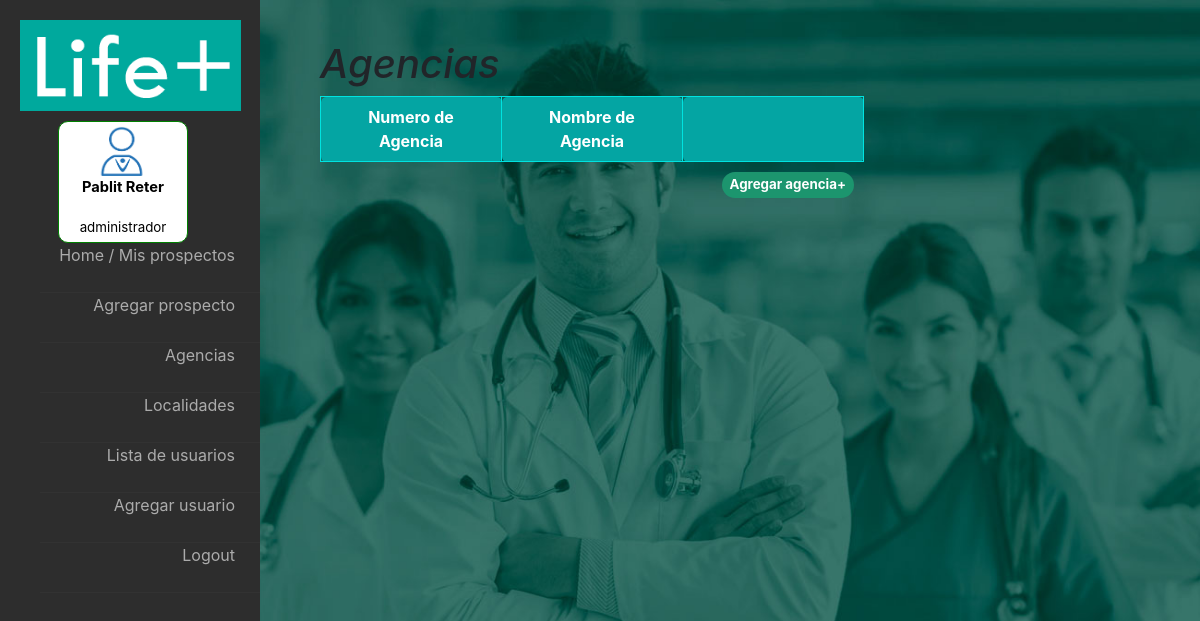
Before: /controllers/veragencias.php (signed in) with the older database file.
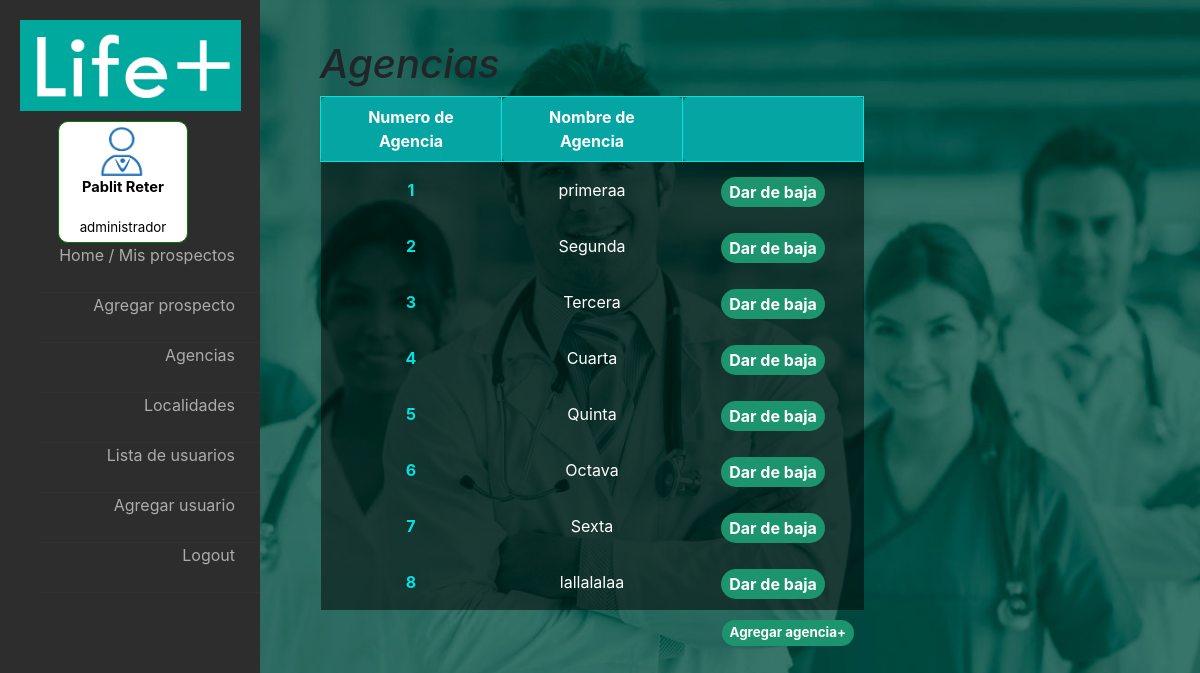
After: the same page with the newer database file.
### tables this page shows
CREATE TABLE `agencias` (
  `id_agencia` int(5) NOT NULL,
  `nombre` varchar(50) NOT NULL,
  `habilitada` int(1) NOT NULL
);

### fw/View.php (called while the page is built)
<?php
abstract class View {
	public function render() {
		include '../html/'.get_class($this).'.php';
	}
}

### controllers/veragencias.php (called while the page is built, shortened)
<?php
require '../views/ListaAgencias.php';
$e = new Agencias;
$todos = $e->getTodas();
$v = new ListaAgencias;
$v->agencias = $todos;
$v->render();

### fw/Database.php (called while the page is built, shortened)
<?php
class Database {
	private $res;
	private $cn = false;
	private static $instance = false;
	public static function getInstance() {
		if(! self::$instance) self::$instance = new Database;
		return self::$instance;
	}
	private function connectIfNotConnected() {
		if(!$this->cn)
		$this->cn = mysqli_connect("localhost","root","","life_plus");
	}
	public function query($q) {
		$this->res = mysqli_query($this->cn,$q);
	}
	public function fetch() {
		return mysqli_fetch_assoc($this->res);
	}
	public function fetchAll() {
		$aux = array();
		while($fila = $this->fetch()) $aux[] = $fila;
		return $aux;
	}
}

### fw/Model.php (called while the page is built, shortened)
<?php
abstract class Model {
	public function __construct() {
		$this->db = Database::getInstance();
	}
}

### models/Agencias.php (called while the page is built, shortened)
<?php
class Agencias extends Model {
	public function getTodas() {
		$this->db->query("SELECT a.nombre as nombre,a.id_agencia id_agencia FROM agencias a
						  WHERE a.habilitada = 1;");
		return $this->db->fetchAll();
	}
}

### html/ListaAgencias.php (the view, shortened to what this page needs)
<?php
	if($_SESSION['id_rol'] != 1)
		include("../html/LeftMenuBase.php");
	else
		include("../html/LeftMenuAdmin.php");
 ?>
		<div id="tabla" >
			<h1>Agencias</h1>
			<table cellpadding="0" cellspacing="0">
				<thead id="cabecera_tabla">
					<th>Numero de Agencia</th>
					<th>Nombre de Agencia</th>
					<th></th>
				</thead>
				<tbody>
					<?php foreach($this->agencias as $p){ ?>
					<tr>
						<td> <a href=<?="../controllers/veragencia.php?num_agen=".$p['id_agencia']?>><?=$p['id_agencia']?></a></td>
						<td><?= $p['nombre'] ?></td>
						<td>
						<div class="div_in">
							<form onsubmit="return confirm('¿Seguro que desea dar de baja esta agencia?');" action="../controllers/bajaagencia.php" method="POST">
							<input type="submit" class="boton" value="Dar de baja" name="ok" />
							</form>
						</div>
						</td>
					</tr>
					<?php } ?>
				</tbody>
			</table>
			<form method="GET" action="../controllers/crearagencia.php"">
				<input style="cursor:pointer" class="boton" type="submit" name="agregar_agencia" value="Agregar agencia+">
			</form>
		</div>
	</div>
</body>
</html>

Changed rows visible on the page:
now on this page (row edited): agencias: id_agencia "1", nombre "primeraa"
now on this page (row edited): agencias: id_agencia "2", nombre "Segunda"
now on this page (row edited): agencias: id_agencia "3", nombre "Tercera"
now on this page (row edited): agencias: id_agencia "4", nombre "Cuarta"
now on this page (row edited): agencias: id_agencia "5", nombre "Quinta"
now on this page (row edited): agencias: id_agencia "6", nombre "Octava"
now on this page (row edited): agencias: id_agencia "7", nombre "Sexta"
now on this page (row edited): agencias: id_agencia "8", nombre "lallalalaa"
